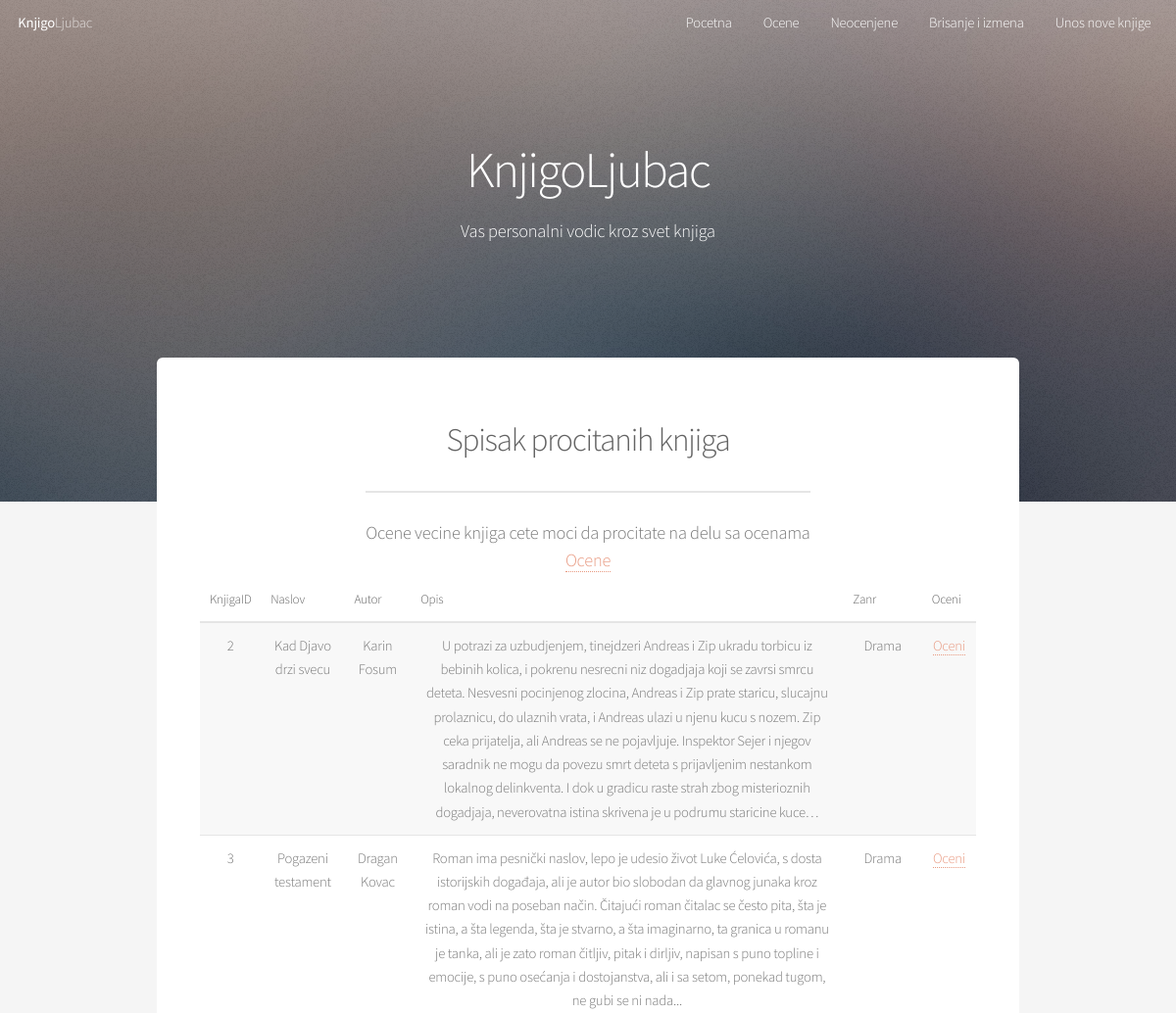
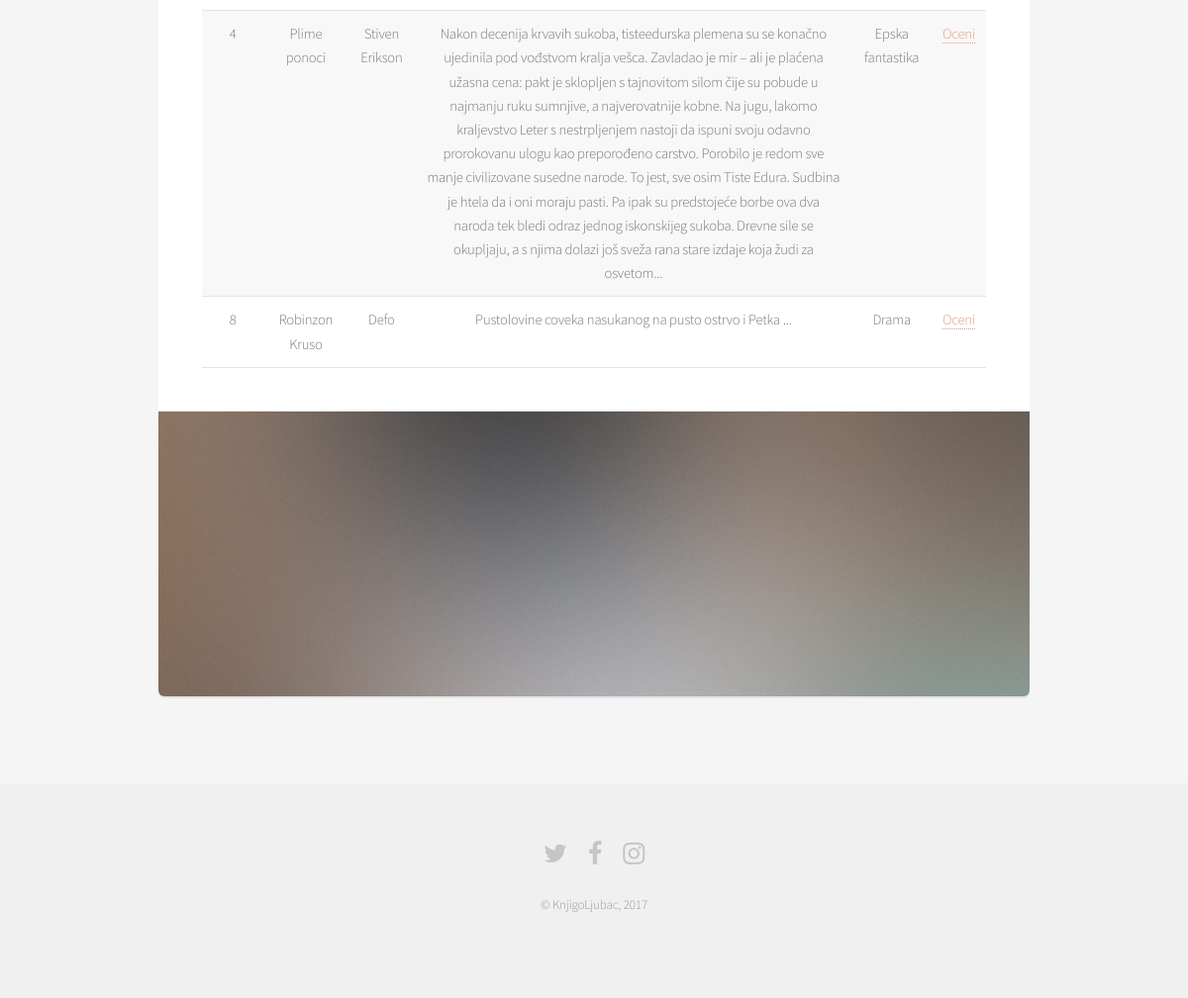
The page /knjige/prvi/neocenjeneKnjige.php on the database its author committed (2 pictures, top to bottom).
### tables this page shows
CREATE TABLE IF NOT EXISTS `knjiga` (
  `knjigaID` int(11) NOT NULL AUTO_INCREMENT,
  `naslov` varchar(255) NOT NULL,
  `autor` varchar(255) NOT NULL,
  `opis` varchar(1255) NOT NULL,
  `zanrID` int(11) NOT NULL,
  PRIMARY KEY (`knjigaID`),
  KEY `zanrID` (`zanrID`)
);

CREATE TABLE IF NOT EXISTS `zanr` (
  `zanrID` int(11) NOT NULL AUTO_INCREMENT,
  `naziv` varchar(255) NOT NULL,
  PRIMARY KEY (`zanrID`)
);

### knjige/prvi/db.php (called while the page is built, shortened)
<?php
class MysqliDb
{
    protected $_mysqli;
    protected $_query;
    public function __construct($host, $username, $password, $db, $port = NULL)
    {
        if($port == NULL)
            $port = ini_get('mysqli.default_port');
        $this->_mysqli = new mysqli($host, $username, $password, $db, $port)
            or die('There was a problem connecting to the database');
        $this->_mysqli->set_charset('utf8');
    }
    protected function reset()
    {
        $this->_query = null;
    }
    public function rawQuery($query, $bindParams = null)
    {
        $this->_query = filter_var($query, FILTER_SANITIZE_STRING);
        $stmt = $this->_prepareQuery();
        $stmt->execute();
        return $this->_dynamicBindResults($stmt);
    }
    protected function _dynamicBindResults(mysqli_stmt $stmt)
    {
        $parameters = array();
        $results = array();
        $meta = $stmt->result_metadata();
        $row = array();
        while ($field = $meta->fetch_field()) {
            $row[$field->name] = null;
            $parameters[] = & $row[$field->name];
        }
        call_user_func_array(array($stmt, 'bind_result'), $parameters);
        while ($stmt->fetch()) {
            $x = array();
            foreach ($row as $key => $val) {
                $x[$key] = $val;
            }
            array_push($results, $x);
        }
        return $results;
    }
    protected function _prepareQuery()
    {
        if (!$stmt = $this->_mysqli->prepare($this->_query)) {
            trigger_error("Problem preparing query ($this->_query) " . $this->_mysqli->error, E_USER_ERROR);
        }
        return $stmt;
    }
}

### knjige/prvi/init.php (called while the page is built, shortened)
<?php
require('db.php');
$db = new MysqliDb('localhost','root','','knjige');
?>

### knjige/prvi/neocenjeneKnjige.php (the view, shortened to what this page needs)
<?php include 'init.php'; ?>
<!DOCTYPE HTML>
<html>
	<head>
		<link rel="stylesheet" href="assets/css/main.css" />
	</head>
	<body class="landing">
		<div id="page-wrapper">
				<?php include 'meni.php'; ?>
				<section id="banner">
					<h2>KnjigoLjubac</h2>
					<p>Vas personalni vodic kroz svet knjiga</p>
				</section>
				<section id="main" class="container">
					<section class="box special">
						<header class="major">
							<h2>Spisak procitanih knjiga</h2>
							<p>Ocene vecine knjiga cete moci da procitate na delu sa ocenama <br/> <a href="ocene.php"> Ocene </a></p>
						</header>
						<?php
							$knjige = $db->rawQuery('select * from knjiga k join zanr z on k.zanrID = z.zanrID where k.knjigaID not in (select knjigaID from ocena)');
						?>
						<table>
							<thead>
								<tr>
									<th>KnjigaID</th>
									<th>Naslov</th>
									<th>Autor</th>
									<th>Opis</th>
									<th>Zanr</th>
									<th>Oceni</th>
								</tr>
							</thead>
							<tbody>
								<?php foreach($knjige as $k){ ?>
									<tr>
										<td><?php echo $k['knjigaID']; ?></td>
										<td><?php echo $k['naslov']; ?></td>
										<td><?php echo $k['autor']; ?></td>
										<td><?php echo $k['opis']; ?></td>
										<td><?php echo $k['naziv']; ?></td>
										<td><a href="oceni.php?id=<?php echo $k['knjigaID']; ?>">Oceni</a></td>
									</tr>
								<?php } ?>
							</tbody>
						</table>
						<span class="image featured"><img src="images/pic01.jpg" alt="" /></span>
					</section>
				</section>
				<?php include 'footer.php'; ?>
		</div>
	</body>
</html>

### rows shown on the page
knjiga: knjigaID "2", naslov "Kad Djavo drzi svecu", autor "Karin Fosum", opis "U potrazi za uzbudjenjem, tinejdzeri Andreas i Zip ukradu torbicu iz bebinih kolica, i pokrenu nesrecni niz dogadjaja koji se zavrsi smrcu deteta. Nesvesni pocinjenog zlocina, Andreas i Zip prate staricu, slucajnu prolaznicu, do ulaznih vrata, i Andreas ulazi u njenu kucu s nozem. Zip ceka prijatelja, ali Andreas se ne pojavljuje. Inspektor Sejer i njegov saradnik ne mogu da povezu smrt deteta s prijavljenim nestankom lokalnog delinkventa. I dok u gradicu raste strah zbog misterioznih dogadjaja, neverovatna istina skrivena je u podrumu staricine kuce…", zanrID.naziv "Drama"
knjiga: knjigaID "3", naslov "Pogazeni testament", autor "Dragan Kovac", opis "Roman ima pesnički naslov, lepo je udesio život Luke Ćelovića, s dosta istorijskih događaja, ali je autor bio slobodan da glavnog junaka kroz roman vodi na poseban način. Čitajući roman čitalac se često pita, šta je istina, a šta legenda, šta je stvarno, a šta imaginarno, ta granica u romanu je tanka, ali je zato roman čitljiv, pitak i dirljiv, napisan s puno topline i emocije, s puno osećanja i dostojanstva, ali i sa setom, ponekad tugom, ne gubi se ni nada...", zanrID.naziv "Drama"
knjiga: knjigaID "4", naslov "Plime ponoci", autor "Stiven Erikson", opis "Nakon decenija krvavih sukoba, tisteedurska plemena su se konačno ujedinila pod vođstvom kralja vešca. Zavladao je mir – ali je plaćena užasna cena: pakt je sklopljen s tajnovitom silom čije su pobude u najmanju ruku sumnjive, a najverovatnije kobne. Na jugu, lakomo kraljevstvo Leter s nestrpljenjem nastoji da ispuni svoju odavno prorokovanu ulogu kao preporođeno carstvo. Porobilo je redom sve manje civilizovane susedne narode. To jest, sve osim Tiste Edura. Sudbina je htela da i oni moraju pasti. Pa ipak su predstojeće borbe ova dva naroda tek bledi odraz jednog iskonskijeg sukoba. Drevne sile se okupljaju, a s njima dolazi još sveža rana stare izdaje koja žudi za osvetom...", zanrID.naziv "Epska fantastika"
knjiga: knjigaID "8", naslov "Robinzon Kruso", autor "Defo", opis "Pustolovine coveka nasukanog na pusto ostrvo i Petka ...", zanrID.naziv "Drama"
